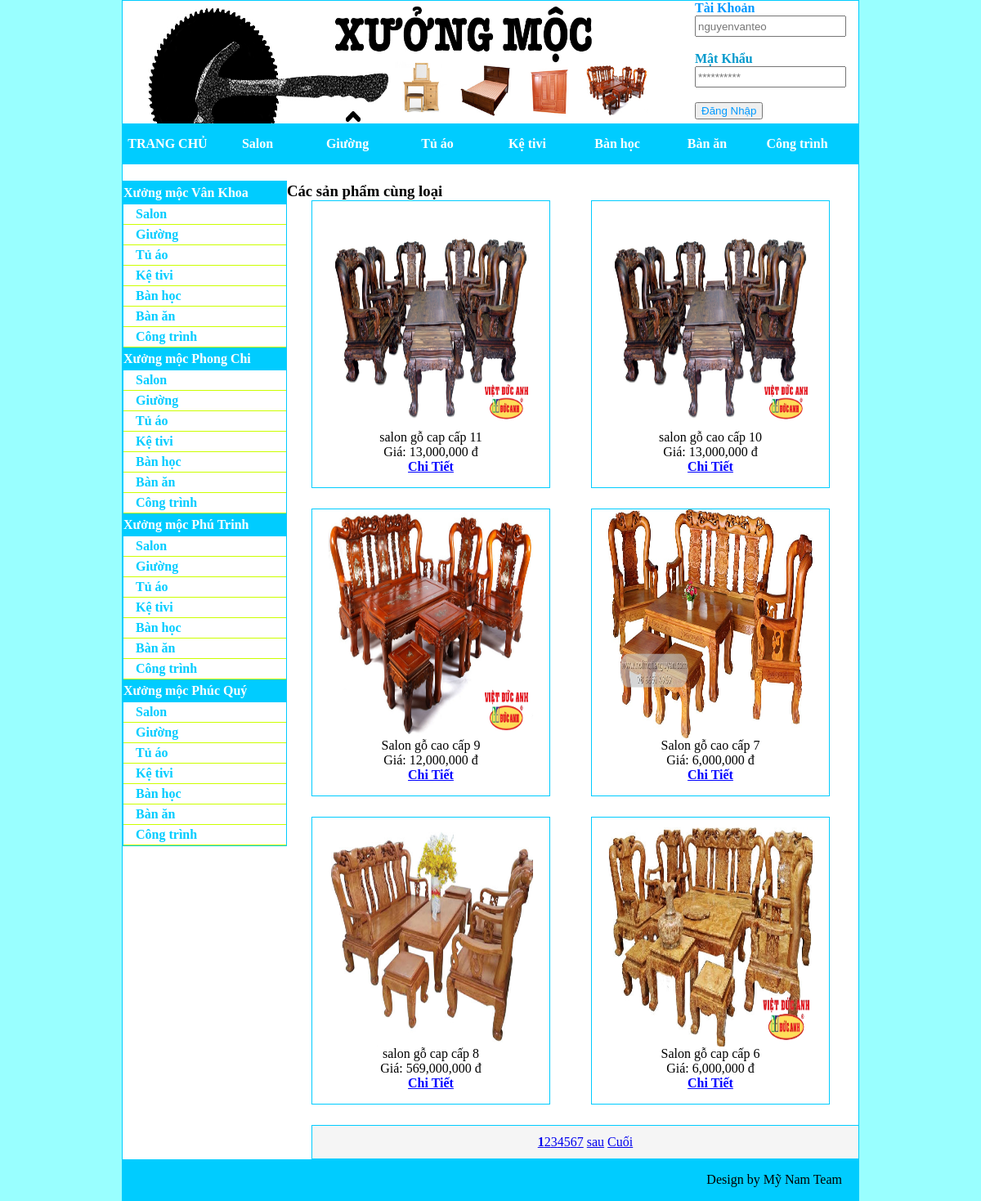
The app's page /index.php?a=3&id=1 with its own data.
### tables this page shows
CREATE TABLE `LoaiSanPham` (
  `MaLoaiSanPham` int(11) NOT NULL,
  `TenLoaiSanPham` varchar(45) NOT NULL,
  `BiXoa` tinyint(1) NOT NULL
);

CREATE TABLE `HangSanXuat` (
  `MaHangSanXuat` int(11) NOT NULL,
  `TenHangSanXuat` varchar(45) NOT NULL,
  `LogoURL` varchar(45) NOT NULL,
  `BiXoa` tinyint(1) NOT NULL
);

CREATE TABLE `SanPham` (
  `MaSanPham` int(11) NOT NULL,
  `TenSanPham` varchar(45) NOT NULL,
  `HinhURL` varchar(45) NOT NULL,
  `GiaSanPham` int(11) NOT NULL,
  `NgayNhap` datetime NOT NULL,
  `SoLuongTon` int(11) NOT NULL,
  `SoLuongBan` int(11) NOT NULL,
  `SoLuocXem` int(11) NOT NULL,
  `MoTa` text NOT NULL,
  `BiXoa` tinyint(1) NOT NULL,
  `MaLoaiSanPham` int(11) NOT NULL,
  `MaHangSanXuat` int(11) NOT NULL
);

### lib/DataProvider.php (called while the page is built, shortened)
<?php
	class DataProvider
	{
		public static function execQuery($sql)
		{
            $connection = mysqli_connect(SERVER,USERNAME,PASSWORD,DATABASE) or
			die("Could not connect to" ."localhost". " .");
            mysqli_query($connection,"set names 'utf8'");
            $result = mysqli_query($connection,$sql);
            return $result;
        }
    }
?>

### modules/mMenuDoc.php (the view)
<div id="menu_Doc">
	<?php
		$slHSX = "SELECT hangsanxuat.MaHangSanXuat, hangsanxuat.TenHangSanXuat
				  FROM hangsanxuat
				  WHERE HangSanXuat.BiXoa = FALSE";
		$qrHSX = DataProvider::execQuery($slHSX);
		while($rowHSX = mysqli_fetch_array($qrHSX))
		{?>
			<div>
				<div class="menu_Doc_theloai"><?php echo $rowHSX["TenHangSanXuat"];?></div>
					<?php
					$sqlLoaiSP = "SELECT loaisanpham.MaLoaiSanPham, loaisanpham.TenLoaiSanPham
								FROM loaisanpham
								WHERE loaisanpham.BiXoa = FALSE";
					$qrLSP = DataProvider::execQuery($sqlLoaiSP);
					while($rowLSP = mysqli_fetch_array($qrLSP))
					{?>
						<div class="loaitin">
							<a href="#"><?php echo $rowLSP["TenLoaiSanPham"];?></a>
						</div>
					<?php
					}
					?>
			</div>
	<?php
		}
	?>
</div>

### modules/mMenuNgang.php
<div id="menu_Ngang">
    <div class="menu_Ngang_ChiTiet"><span><b><a href="index.php">TRANG CHỦ</a></b></span></div>
<?php
    $sql = "select LoaiSanPham.MaLoaiSanPham, LoaiSanPham.TenLoaiSanPham
            from LoaiSanPham";
    $qr = DataProvider::execQuery($sql);
    while($row = mysqli_fetch_assoc($qr))
    {
        include("templates/tempMenuNgang.php");
    }
    ?>
</div>

### templates/tempMenuNgang.php
<div class="menu_Ngang_ChiTiet"><span><b><a href="index.php?a=3&id=<?php echo $row["MaLoaiSanPham"];?>"><?php echo $row["TenLoaiSanPham"];?></a></b></span></div>

### pages/pSanPhamTheoLoai.php (shortened to what this page needs)
<h3>Các sản phẩm cùng loại</h3>
<?php
    $id = $_GET['id'];
    $rowPerPage = 6;
    $curPage = 1;
    $offset = ($curPage - 1)*$rowPerPage;
    $sql = "SELECT SanPham.TenSanPham, SanPham.MaSanPham, SanPham.HinhURL, SanPham.MoTa, SanPham.GiaSanPham
            FROM SanPham
            WHERE SanPham.MaLoaiSanPham = $id
            ORDER BY SanPham.SoLuongBan DESC
            LIMIT $offset,$rowPerPage";
    $qr = DataProvider::execQuery($sql);
    while($row = mysqli_fetch_assoc($qr))
    {
        include("templates/tempThumbProduct.php");
    }
    include("modules/mPhanTrang.php");
?>

### templates/tempThumbProduct.php
<div class="content_NoiDungSanPham">
                <span><a href="#?idSP=<?php echo $row['MaSanPham'];?>"><img src="images/<?php echo $row['HinhURL'];?>" width="250px" height="280px" /></a></span><br/>
                <span><?php echo $row['TenSanPham'];?></span><br/>
                <span>Giá: <?php echo number_format($row['GiaSanPham']);?> đ </span><br/>
                <span><b><a href="index.php?a=4&id=<?php echo $row['MaSanPham'];?>" style="color: blue;">Chi Tiết</a></b></span>
</div>

### css/Style.css (style rules this page uses)
body { margin-top:0px; margin-bottom:0px; background-color:#9FF }
#menu_Ngang { width:900px; height:50px; background-color:#0CF; line-height:50px; text-align:center; color:#FFF }
.menu_Ngang_ChiTiet { width: 110px; height: 50px; float: left; }
.menu_Ngang_ChiTiet a { text-decoration-line: none; color: #FFF; }
.content_NoiDungSanPham { width: 290px; height: 350px; float: left; background-color: #FFF; border: 1px solid #0CF; text-align: center; margin-left: 30px; padding-left: 0px; margin-right: 20px; margin-bottom: 25px; }
#content_SanPham h3 { margin-top: 0px; margin-left: 0px; margin-bottom: 0px; }
#menu_Doc { width: 199px; background-color: #FFF; float: left; margin-top: 20px; border: 1px solid #0CF; }
.menu_Doc_theloai { background-color:#0CF; color:#ffffff; display:block; padding-top: 5px; padding-bottom: 5px; font-weight:bold; }
#menu_Doc a { color:#0CF; padding-top: 3px; padding-bottom: 3px; padding-left: 15px; display:block; border-bottom:solid 1px #CF0; text-decoration: none; font-weight: bold; }

### records on screen
loaisanpham: TenLoaiSanPham "Salon"
loaisanpham: TenLoaiSanPham "Giường"
loaisanpham: TenLoaiSanPham "Tủ áo"
loaisanpham: TenLoaiSanPham "Kệ tivi"
loaisanpham: TenLoaiSanPham "Bàn học"
loaisanpham: TenLoaiSanPham "Bàn ăn"
loaisanpham: TenLoaiSanPham "Công trình"
hangsanxuat: TenHangSanXuat "Xưởng mộc Vân Khoa"
hangsanxuat: TenHangSanXuat "Xưởng mộc Phong Chi"
hangsanxuat: TenHangSanXuat "Xưởng mộc Phú Trinh"
hangsanxuat: TenHangSanXuat "Xưởng mộc Phúc Quý"
sanpham: HinhURL (picture), TenSanPham "salon gỗ cap cấp 11", GiaSanPham "13,000,000"
sanpham: HinhURL (picture), TenSanPham "salon gỗ cao cấp 10", GiaSanPham "13,000,000"
sanpham: HinhURL (picture), TenSanPham "Salon gỗ cao cấp 9", GiaSanPham "12,000,000"
sanpham: HinhURL (picture), TenSanPham "Salon gỗ cao cấp 7", GiaSanPham "6,000,000"
sanpham: HinhURL (picture), TenSanPham "salon gỗ cap cấp 8", GiaSanPham "569,000,000"
sanpham: HinhURL (picture), TenSanPham "Salon gỗ cap cấp 6", GiaSanPham "6,000,000"
